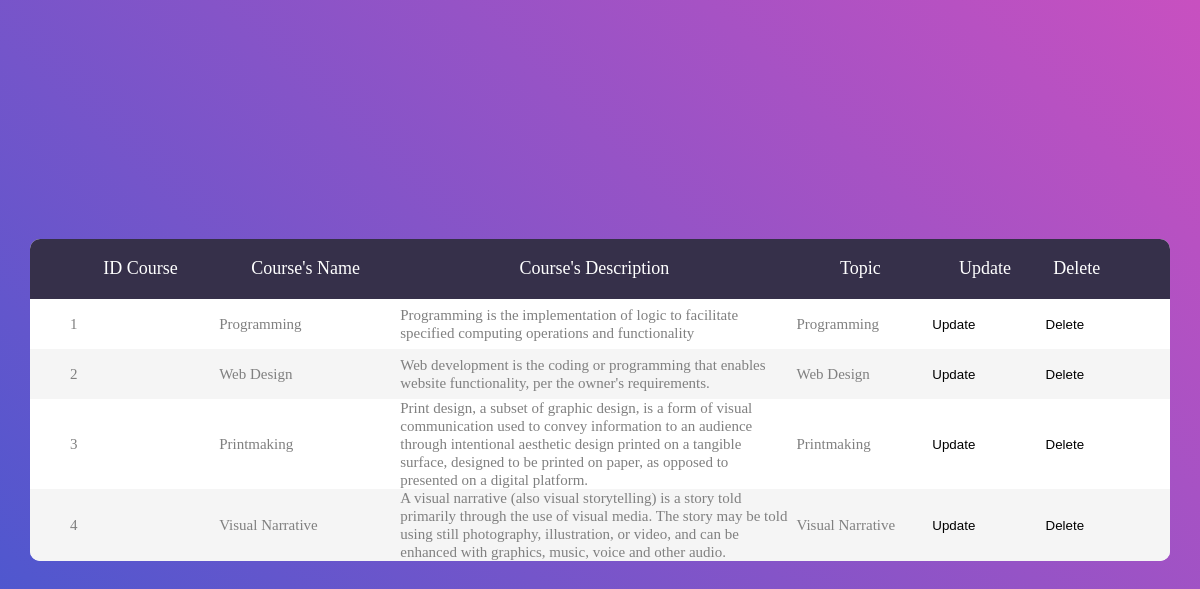
The page /modifyCourse.php on the database its author committed.
### tables this page shows
CREATE TABLE `course` (
  `idcourse` int(11) NOT NULL,
  `name` varchar(200) NOT NULL,
  `description` varchar(1000) NOT NULL,
  `idstaff` int(11) NOT NULL,
  `idcategory` int(11) NOT NULL
);

### modifyCourse.php (the view, shortened to what this page needs)
<!DOCTYPE html>
<html lang="en">
<head>
	<link rel="stylesheet" href="https://cdnjs.cloudflare.com/ajax/libs/font-awesome/4.7.0/css/font-awesome.min.css">
	<link rel="stylesheet" type="text/css" href="https://cdnjs.cloudflare.com/ajax/libs/jquery.perfect-scrollbar/1.4.0/css/perfect-scrollbar.css">
	<link rel="stylesheet" type="text/css" href="css/main.css">
</head>
<body>
	<div class="limiter">
		<div class="container-table100">
			<div class="wrap-table100">
				<div class="table100">
					<table>
						<thead>
							<tr class="table100-head">
								<th class="column1">ID Course</th>
								<th class="column2">Course's Name</th>
								<th class="column3">Course's Description</th>
								<th class="column4">Topic</th>
								<th class="column5">Update</th>
								<th class="column6">Delete</th>
							</tr>
						</thead>
						<tbody>
					<?php
							require_once'db.php';
							$sql = "SELECT * FROM course ";
							$result = $conn->query($sql);
							if ($result->num_rows > 0) {
							    while($row = $result->fetch_assoc()) {
							    	?>
								<tr>
									<td class="column1"><?php echo $row["idcourse"]?></td>
									<td class="column2"><?php echo $row["name"]?></td>
									<td class="column3"><?php echo $row["description"]?></td>
									<td class="column4"><?php echo $row["name"]?></td>
									<td class="column5"><button>Update</button></td>
									<td class="column6"><button>Delete</button></td>
								</tr>
					<?php
									}
									}
									?>
						</tbody>
					</table>
				</div>
			</div>
		</div>
	</div>
</body>
</html>

### css/main.css (style rules this page uses)
* { margin: 0px; padding: 0px; box-sizing: border-box; }
body, html { height: 100%; font-family: sans-serif; }
button { outline: none !important; border: none; background: transparent; }
.limiter { width: 100%; margin: 0 auto; }
.container-table100 { width: 100%; min-height: 100vh; background: #c850c0; background: -webkit-linear-gradient(45deg, #4158d0, #c850c0); background: -o-linear-gradient(45deg, #4158d0, #c850c0); background: -moz-linear-gradient(45deg, #4158d0, #c850c0); background: linear-gradient(45deg, #4158d0, #c850c0); display: -webkit-box; display: -webkit-flex; display: -moz-box; display: -ms-flexbox; display: flex; align-items: center; justify-content: center; flex-wrap: wrap; padding: 33px 30px; }
.wrap-table100 { width: 1170px; }
table { border-spacing: 1; border-collapse: collapse; background: white; border-radius: 10px; overflow: hidden; width: 100%; margin: 0 auto; position: relative; }
table * { position: relative; }
table td, table th { padding-left: 8px; }
table thead tr { height: 60px; background: #36304a; }
table tbody tr { height: 50px; }
table tbody tr:last-child { border: 0; }
table td, table th { text-align: left; }
.table100-head th { font-family: OpenSans-Regular; font-size: 18px; color: #fff; line-height: 1.2; font-weight: unset; text-align: center; }
tbody tr:nth-child(even) { background-color: #f5f5f5; }
tbody tr { font-family: OpenSans-Regular; font-size: 15px; color: #808080; line-height: 1.2; font-weight: unset; }
.column1 { width: 160px; padding-left: 40px; }
.column2 { width: 160px; }
.column3 { width: 350px; }
.column4 { width: 120px; }
.column5 { width: 100px; }
.column6 { width: 100px; padding-right: 62px; }

### rows shown on the page
course: idcourse "1", name "Programming", description "Programming is the implementation of logic to facilitate specified computing operations and functionality"
course: idcourse "2", name "Web Design", description "Web development is the coding or programming that enables website functionality, per the owner's requirements."
course: idcourse "3", name "Printmaking", description "Print design, a subset of graphic design, is a form of visual communication used to convey information to an audience through intentional aesthetic design printed on a tangible surface, designed to be printed on paper, as opposed to presented on a digital platform."
course: idcourse "4", name "Visual Narrative", description "A visual narrative (also visual storytelling) is a story told primarily through the use of visual media. The story may be told using still photography, illustration, or video, and can be enhanced with graphics, music, voice and other audio."
